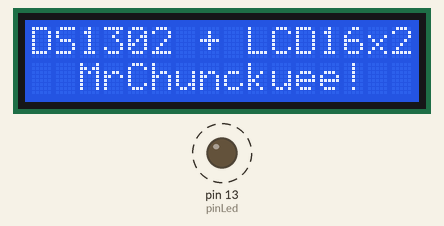
A sketch run on a simulated Arduino Uno, built with avr-gcc and run on an emulated ATmega328P. Parts: 16×2 character LCD, output pins drawn as LEDs (lit = HIGH). Dashed ring = blinking. The local clock reads 2024-03-15 10:24:30 at power-on unless the sketch sets it.

Above: at 0.2 s.
At 1.2 s:
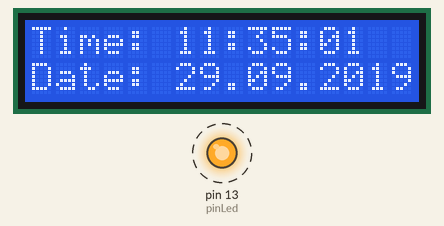
At 19.2 s:
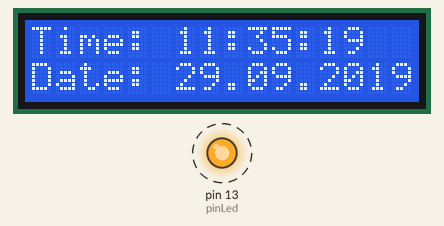
At 38.2 s:
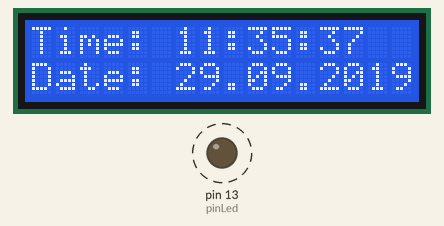
Timing chart, 0 to 40.0 s (numbered marks = the images above):
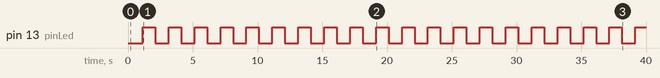

Measured:
- by itself, pin 13 (pinLed): alternates HIGH for 0.97 s and LOW for 1.0 s
- what the display in image 1 shows lasts 2.0 s, from 1.1 s to 3.1 s

The sketch:

NANO_DS1302_LCD16x2.ino
```cpp
/*******************************************************************************
 *
 *        Mostrar datos del DS1302 en LCD16x2
 *
 *******************************************************************************
 * FileName:        NANO_DS1302_LCD16x2.ino
 * Processor:       ATmega328
 * Complier:        Arduino v1.8.42
 * Author:          Pedro Sánchez (MrChunckuee)
 * Blog:            http://mrchunckuee.blogspot.com/
 * Email:           mrchunckuee.psr@gmail.com
 * Description:     Ejemplo basico para mostrar datos leidos del DS1302
 *                  en una LCD16x2.
 *******************************************************************************
 * Rev.         Date            Comment
 *   v0.0.0     29/09/2019      Creación del firmware
 ******************************************************************************/

#include <Wire.h>
#include <DS1302.h>
#include <LiquidCrystal_I2C.h>

DS1302 rtc(2, 3, 4); // Init the DS1302
LiquidCrystal_I2C lcd(0x27,16,2);  //Dirección  0x27 y 16 columnas x 2 filas

// Variables will change:
const int pinLed =  13;
int ledState = LOW;             // ledState used to set the LED
long previousMillis = 0;        // will store last time LED was updated
long interval = 1000;           // interval at which to blink (milliseconds)

void setup(){
  pinMode(pinLed, OUTPUT);

  // Setup Serial connection
  Serial.begin(9600);

  // Set the clock to run-mode, and disable the write protection
  rtc.halt(false);
  rtc.writeProtect(false);
  // The following lines can be commented out to use the values already stored in the DS1302
  rtc.setDOW(SUNDAY);      // Set Day-of-Week to SUNDAY
  rtc.setTime(11, 35, 0);     // Set the time to 12:00:00 (24hr format)
  rtc.setDate(29, 9, 2019);   // Set the date to September 29th, 2019

  lcd.init();// Inicializar el LCD
  lcd.backlight();//Encender la luz de fondo.
  lcd.clear();
  // Escribimos el Mensaje en el LCD.
  lcd.print("DS1302 + LCD16x2");
  lcd.setCursor(0,1);
  lcd.print("  MrChunckuee!  ");
  delay(1000);
}

void loop(){
  unsigned long currentMillis = millis();
  if(currentMillis - previousMillis > interval) {
    // save the last time you blinked the LED
    previousMillis = currentMillis;
    // if the LED is off turn it on and vice-versa:
    if (ledState == LOW){
      ledState = HIGH;
      lcd.clear();
      lcd.print("Time:");
      lcd.setCursor(6,0);
      lcd.print(rtc.getTimeStr());
      lcd.setCursor(0,1);
      lcd.print("Date:");
      lcd.setCursor(6,1);
      lcd.print(rtc.getDateStr());
      }
      else
        ledState = LOW;
      // set the LED with the ledState of the variable:
      digitalWrite(pinLed, ledState);
      }
}
```
